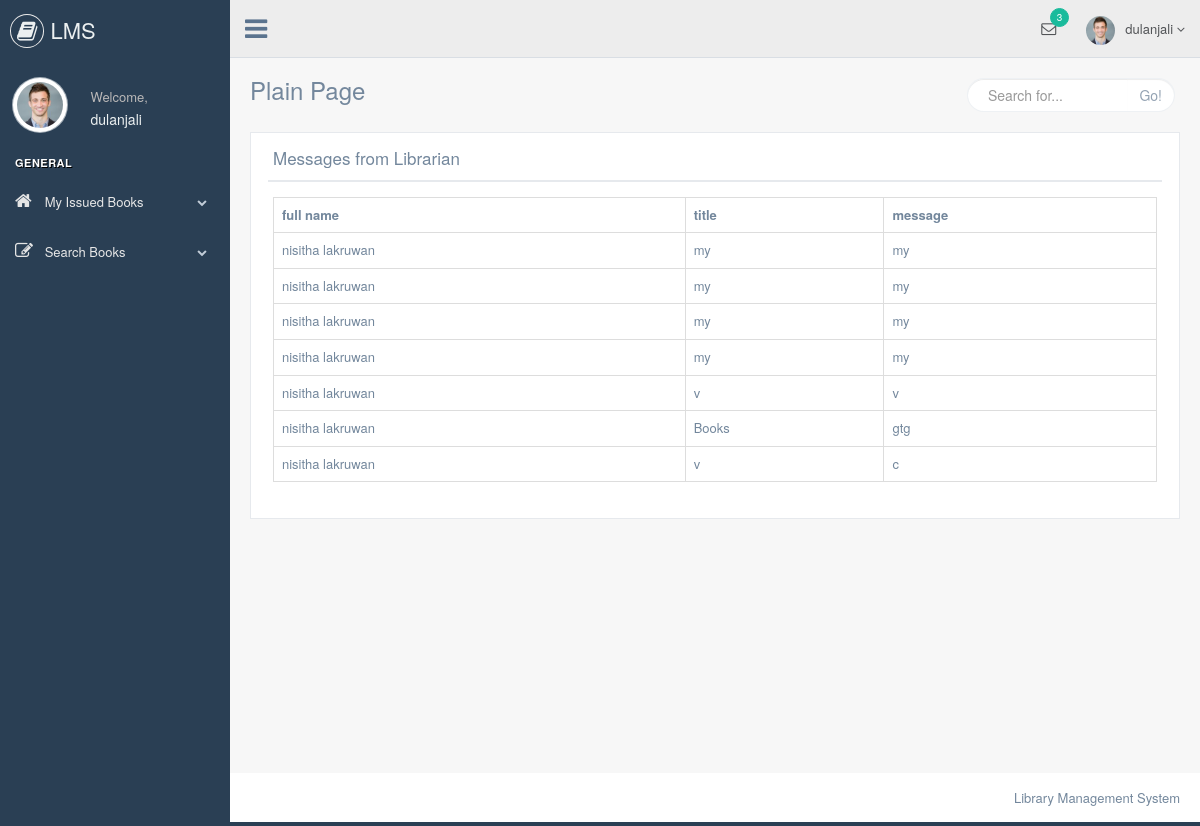
Page /student/message_from_librarian.php (signed in) on the committed database.
### tables this page shows
CREATE TABLE `messages` (
  `id` int(5) NOT NULL,
  `susername` varchar(50) NOT NULL,
  `dusername` varchar(50) NOT NULL,
  `title` varchar(100) NOT NULL,
  `msg` varchar(500) NOT NULL,
  `read1` varchar(10) NOT NULL
);

CREATE TABLE `librarian_registration` (
  `id` int(5) NOT NULL,
  `firstname` varchar(50) NOT NULL,
  `lastname` varchar(50) NOT NULL,
  `username` varchar(50) NOT NULL,
  `password` varchar(50) NOT NULL,
  `email` varchar(50) NOT NULL,
  `contact` varchar(50) NOT NULL
);

### student/message_from_librarian.php (the view, shortened to what this page needs)
    <?php
include "header.php";
include "connection.php";
mysqli_query($link,"update messages set read1='y' where dusername='$_SESSION[username]'");
?>
        <div class="right_col" role="main">
            <div class="">
                <div class="page-title">
                    <div class="title_left">
                        <h3>Plain Page</h3>
                    </div>
                    <div class="title_right">
                        <div class="col-md-5 col-sm-5 col-xs-12 form-group pull-right top_search">
                            <div class="input-group">
                                <input type="text" class="form-control" placeholder="Search for...">
                    <span class="input-group-btn">
                      <button class="btn btn-default" type="button">Go!</button>
                    </span>
                            </div>
                        </div>
                    </div>
                </div>
                <div class="clearfix"></div>
                <div class="row" style="min-height:500px">
                    <div class="col-md-12 col-sm-12 col-xs-12">
                        <div class="x_panel">
                            <div class="x_title">
                                <h2>Messages from Librarian</h2>
                                <div class="clearfix"></div>
                            </div>
                            <div class="x_content">
                                <table class="table table-bordered">
                                    <tr>
                                    <th>full name</th>
                                    <th>title</th>
                                    <th>message</th>
                                    </tr>
                                    <?php
                                    $res=mysqli_query($link,"select * from messages where dusername='$_SESSION[username]' order by id desc");
                                    while ($row=mysqli_fetch_array($res))
                                        {
                                            $res1=mysqli_query($link,"select * from librarian_registration where username='$row[susername]'");
                                            while ($row1=mysqli_fetch_array($res1))
                                        {
                                            $fullname =$row1["firstname"]." ".$row1["lastname"];
                                        }
                                        echo "<tr>";
                                        echo "<td>"; echo $fullname; echo "</td>";
                                        echo "<td>"; echo $row["title"]; echo "</td>";
                                        echo "<td>";echo $row["msg"]; echo "</td>";
                                        echo "</tr>";
                                        }
                                    ?>
                                </table>
                            </div>
                        </div>
                    </div>
                </div>
            </div>
        </div>
<?php
include "footer.php";
?>

### student/header.php (shortened to what this page needs)
<?php
include "connection.php";
$res=mysqli_query($link,"select * from messages where dusername='$_SESSION[username]' && read1='n'");
$tot = mysqli_num_rows($res);
?>
<!DOCTYPE html>
<html lang="en">
<head>
    <link href="css/bootstrap.min.css" rel="stylesheet">
    <link href="css/font-awesome.min.css" rel="stylesheet">
    <link href="css/nprogress.css" rel="stylesheet">
    <link href="css/custom.min.css" rel="stylesheet">
</head>
<body class="nav-md">
<div class="container body">
    <div class="main_container">
        <div class="col-md-3 left_col">
            <div class="left_col scroll-view">
                <div class="navbar nav_title" style="border: 0;">
                    <a href="#" class="site_title"><i class="fa fa-book"></i> <span>LMS</span></a>
                </div>
                <div class="profile clearfix">
                    <div class="profile_pic">
                        <img src="images/img.jpg" alt="..." class="img-circle profile_img">
                    </div>
                    <div class="profile_info">
                        <span>Welcome,</span>
                        <h2><?php echo $_SESSION["username"]; ?></h2>
                    </div>
                    <div class="clearfix"></div>
                </div>
                <br/>
                <div id="sidebar-menu" class="main_menu_side hidden-print main_menu">
                    <div class="menu_section">
                        <h3>General</h3>
                        <ul class="nav side-menu">
                            <li><a href="my_issued_books.php"><i class="fa fa-home"></i> My Issued Books <span class="fa fa-chevron-down"></span></a>
                            </li>
                            <li><a href="search_books.php"><i class="fa fa-edit"></i> Search Books <span class="fa fa-chevron-down"></span></a>
                            </li>
                        </ul>
                    </div>
                </div>
            </div>
        </div>
        <div class="top_nav">
            <div class="nav_menu">
                <nav>
                    <div class="nav toggle">
                        <a id="menu_toggle"><i class="fa fa-bars"></i></a>
                    </div>
                    <ul class="nav navbar-nav navbar-right">
                        <li class="">
                            <a href="javascript:;" class="user-profile dropdown-toggle" data-toggle="dropdown"
                               aria-expanded="false">
                                <img src="images/img.jpg" alt=""><?php echo $_SESSION["username"]; ?>
                                <span class=" fa fa-angle-down"></span>
                            </a>
                        </li>
                        <li role="presentation" class="dropdown">
                            <a href="javascript:;" class="dropdown-toggle info-number" data-toggle="dropdown"
                               aria-expanded="false">
                                <i class="fa fa-envelope-o"></i>
                                <span class="badge bg-green" onclick="window.location='message_from_librarian.php';">
                                    <?php
                                    echo $tot;
                                    ?>
                                </span>
                            </a>
                        </li>
                    </ul>
                </nav>
            </div>
        </div>

### student/footer.php (shortened to what this page needs)
        <footer>
            <div class="pull-right">
                Library Management System
            </div>
            <div class="clearfix"></div>
        </footer>
    </div>
</div>
</body>
</html>

### rows in the picture
messages: librarian_registration.firstname+lastname "nisitha lakruwan", title "my", msg "my"
messages: librarian_registration.firstname+lastname "nisitha lakruwan", title "my", msg "my"
messages: librarian_registration.firstname+lastname "nisitha lakruwan", title "my", msg "my"
messages: librarian_registration.firstname+lastname "nisitha lakruwan", title "my", msg "my"
messages: title "v", msg "v"
librarian_registration: fullname "nisitha lakruwan"
messages: librarian_registration.firstname+lastname "nisitha lakruwan", title "Books", msg "gtg"
messages: title "v", msg "c"

### other values in the picture
$_SESSION["username"] "dulanjali"
$tot "3"
